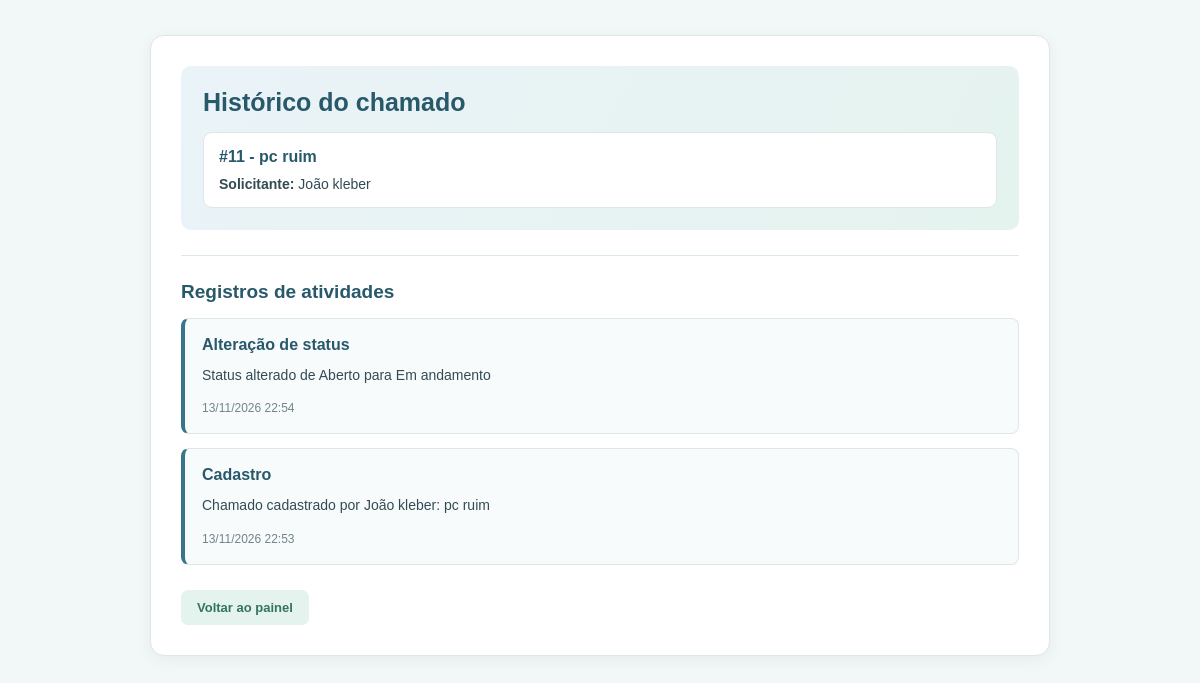
Screenshot of /historico/11 with the database file from the repository.
### tables this page shows
CREATE TABLE chamados (
            id INTEGER PRIMARY KEY AUTOINCREMENT,
            solicitante TEXT NOT NULL,
            titulo TEXT NOT NULL,
            descricao TEXT NOT NULL,
            prioridade TEXT NOT NULL,
            status TEXT DEFAULT 'Aberto'
        , data_abertura TEXT);

CREATE TABLE historico (
            id INTEGER PRIMARY KEY AUTOINCREMENT,
            chamado_id INTEGER,
            acao TEXT NOT NULL,
            descricao TEXT NOT NULL,
            data_hora TEXT NOT NULL
        );

### app.py (the view)
@app.route("/historico/<int:id>")
def historico(id):
    banco = conectar()
    chamado = banco.execute(
        "SELECT * FROM chamados WHERE id = ?",
        (id,)
    ).fetchone()
    if chamado is None:
        banco.close()
        return "Chamado não encontrado", 404
    registros = banco.execute("""
        SELECT * FROM historico
        WHERE chamado_id = ?
        ORDER BY id DESC
    """, (id,)).fetchall()
    banco.close()
    return render_template(
        "historico.html",
        chamado=chamado,
        registros=registros
    )

### app.py (called while the page is built)
def conectar():
    return sqlite3.connect("database.db")

### templates/historico.html (shortened to what this page needs)
<!DOCTYPE html>
<html lang="pt-br">
<head>
</head>
<body>
    <div class="container">
        <div class="cabecalho">
            <h1>Histórico do chamado</h1>
            <div class="identificacao">
                <h3>#{{ chamado[0] }} - {{ chamado[2] }}</h3>
                <p>
                    <b>Solicitante:</b> {{ chamado[1] }}
                </p>
            </div>
        </div>
        <hr class="separador">
        <h2>Registros de atividades</h2>
        {% for registro in registros %}
            <div class="registro">
                <h3>{{ registro[2] }}</h3>
                <p>{{ registro[3] }}</p>
                <span class="data">
                    {{ registro[4] }}
                </span>
            </div>
        {% else %}
            <div class="vazio">
                Nenhuma atividade registrada para este chamado.
            </div>
        {% endfor %}
        <div class="acoes">
            <a href="/" class="botao">Voltar ao painel</a>
        </div>
    </div>
</body>
</html>

### templates/historico.html (style rules this page uses)
:root { --fundo: #f2f7f7; --branco: #ffffff; --azul-claro: #eaf3f8; --azul-principal: #39758a; --azul-escuro: #28596b; --verde-claro: #e5f3ef; --verde-principal: #438b78; --texto: #334b52; --texto-suave: #71858a; --borda: #dce8e7; }
* { box-sizing: border-box; }
body { font-family: Arial, sans-serif; background: var(--fundo); margin: 0; padding: 35px 20px; color: var(--texto); }
.container { max-width: 900px; width: 100%; margin: auto; background: var(--branco); padding: 30px; border-radius: 14px; border: 1px solid var(--borda); box-shadow: 0 4px 15px rgba(48, 91, 98, 0.06); }
.cabecalho { background: linear-gradient(120deg, #eaf3f8, #e5f3ef); padding: 22px; border-radius: 10px; margin-bottom: 22px; }
h1 { color: var(--azul-escuro); font-size: 25px; margin: 0 0 15px; }
h2 { color: var(--azul-escuro); font-size: 19px; margin: 25px 0 15px; }
h3 { color: var(--azul-escuro); font-size: 16px; margin-top: 0; }
.identificacao { background: #ffffff; border: 1px solid var(--borda); border-radius: 9px; padding: 15px; }
.identificacao h3 { margin-bottom: 10px; }
.identificacao p { margin: 0; font-size: 14px; }
.separador { border: none; border-top: 1px solid var(--borda); margin: 25px 0; }
.registro { border: 1px solid var(--borda); border-left: 4px solid var(--azul-principal); border-radius: 8px; padding: 17px; margin: 14px 0; background: #f8fbfc; transition: 0.2s; }
.registro h3 { margin-bottom: 10px; }
.registro p { font-size: 14px; line-height: 1.6; margin: 0 0 12px; color: var(--texto); }
.data { color: var(--texto-suave); font-size: 12px; }
.acoes { margin-top: 25px; }
.botao { display: inline-block; background: var(--verde-claro); color: #347362; padding: 10px 16px; text-decoration: none; border-radius: 7px; font-size: 13px; font-weight: bold; transition: 0.2s; }

### rows the page displays
chamados: id "11", titulo "pc ruim", solicitante "João kleber"
historico: acao "Alteração de status", descricao "Status alterado de Aberto para Em andamento", data_hora "13/11/2026 22:54"
historico: acao "Cadastro", descricao "Chamado cadastrado por João kleber: pc ruim", data_hora "13/11/2026 22:53"
